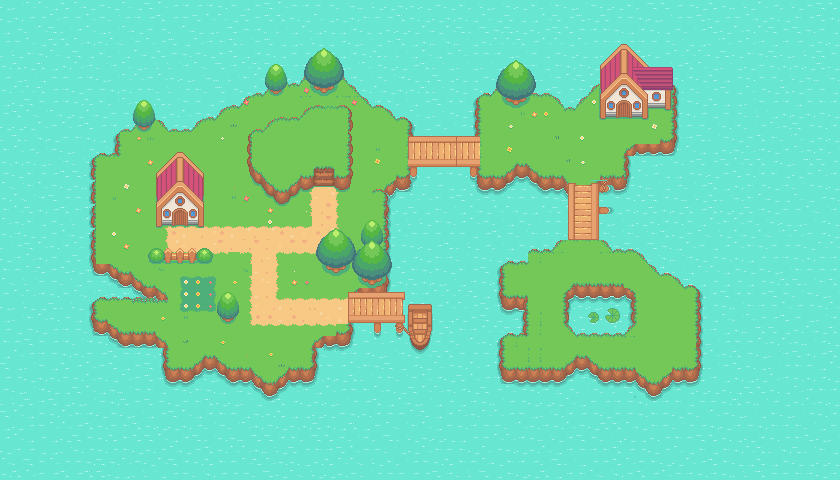

Below is a game level as drawn by its tile map, then a one-line description and the .tmx that defines it (tile-layer data replaced by summaries):
An orthogonal 70x40 tile map with 12x12 px tiles, 12 tile layers (Water, Island, island-2, bridge, ...).

<map version="1.10" tiledversion="1.10.2" orientation="orthogonal" renderorder="right-down" width="70" height="40" tilewidth="12" tileheight="12" infinite="0" nextlayerid="14" nextobjectid="1">
 <tileset firstgid="1" source="Farming-game.tsx" />
 <layer id="1" name="Water" width="70" height="40">
  <data>[2800 cells, 2800 non-empty, 9 distinct tile ids]</data>
 </layer>
 <layer id="2" name="Island" width="70" height="40">
  <data>[2800 cells, 1034 non-empty, 164 distinct tile ids]</data>
 </layer>
 <layer id="5" name="island-2" width="70" height="40">
  <data>[2800 cells, 36 non-empty, 28 distinct tile ids]</data>
 </layer>
 <layer id="3" name="bridge" width="70" height="40">
  <data>[2800 cells, 142 non-empty, 60 distinct tile ids]</data>
 </layer>
 <layer id="10" name="Paths" width="70" height="40">
  <data>[2800 cells, 111 non-empty, 16 distinct tile ids]</data>
 </layer>
 <layer id="11" name="Fences" width="70" height="40">
  <data>[2800 cells, 16 non-empty, 16 distinct tile ids]</data>
 </layer>
 <layer id="9" name="Trees-2" width="70" height="40">
  <data>[2800 cells, 24 non-empty, 24 distinct tile ids]</data>
 </layer>
 <layer id="8" name="Trees" width="70" height="40">
  <data>[2800 cells, 80 non-empty, 32 distinct tile ids]</data>
 </layer>
 <layer id="13" name="Battle-Patch" width="70" height="40">
  <data>[2800 cells, 9 non-empty, 9 distinct tile ids]</data>
 </layer>
 <layer id="12" name="Grass and Flowers" width="70" height="40">
  <data>[2800 cells, 70 non-empty, 39 distinct tile ids]</data>
 </layer>
 <layer id="6" name="Plateau" width="70" height="40">
  <data>[2800 cells, 89 non-empty, 68 distinct tile ids]</data>
 </layer>
 <layer id="7" name="House" width="70" height="40">
  <data>[2800 cells, 98 non-empty, 98 distinct tile ids]</data>
 </layer>
</map>
